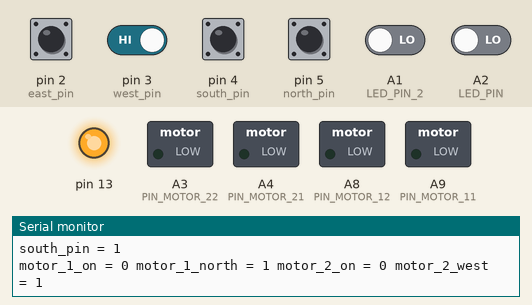
Recording of a program running on a simulated Teensy 3. Shown: switched loads named in the program (green lamp = pin HIGH), output pins drawn as LEDs (lit = HIGH), the last lines printed to the serial monitor. Inputs (shaded band) come from the test bench; at power-on: pin 2 (east_pin), pin 3 (west_pin), pin 4 (south_pin), pin 5 (north_pin) HIGH, A1 (LED_PIN_2), A2 (LED_PIN) LOW.

Above: at 1.2 s.
1.3 s: A1 (LED_PIN_2) driven HIGH
4.3 s: pin 2 (east_pin) pulled LOW for 1 s
At 5.15 s:
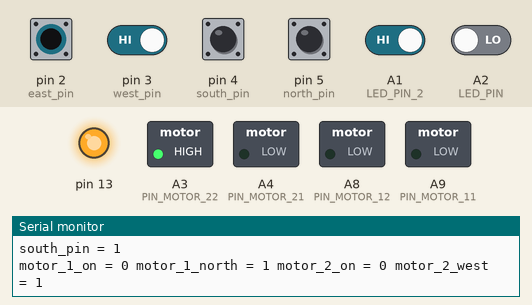
At 6.5 s:
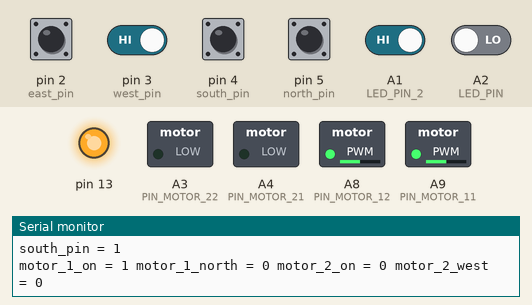
6.8 s: pin 4 (south_pin) pulled LOW for 0.15 s
At 7.3 s:
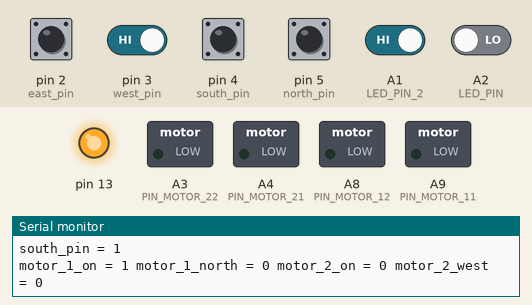
8.4 s: pin 2 (east_pin) driven LOW and pin 3 (west_pin) driven LOW
11.4 s: pin 2 (east_pin) driven HIGH
13.3 s: pin 5 (north_pin) pulled LOW for 0.15 s
At 14.3 s:
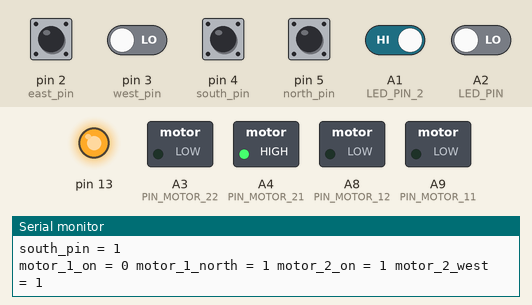
Timing chart, 0 to 15.9 s (numbered marks = the images above; inputs shaded):
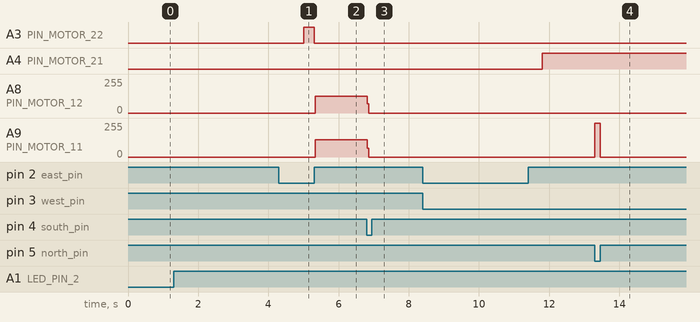

Measured:
- after the input at 4.3 s, A3 (PIN_MOTOR_22): LOW → HIGH after 0.70 s, → LOW 0.30 s later; A8 (PIN_MOTOR_12): 0/255 → 126/255 after 1.0 s instead of 0.74 s; A9 (PIN_MOTOR_11): 0/255 → 129/255 after 1.0 s instead of 0.74 s
- after the input at 6.8 s, A8 (PIN_MOTOR_12): 126/255 → 0/255 at once; A9 (PIN_MOTOR_11): 129/255 → 0/255 at once
- after the input at 13.3 s, A9 (PIN_MOTOR_11): 0/255 → 255/255 at once, → 0/255 0.15 s later

The program:

main.cpp
```cpp
#include <Arduino.h>
#include <Metro.h>
#include <IntervalTimer.h>


void checkGlobalEvents(void);
void handleMoveNorth(void);
void handleMoveSouth(void);
void handleMoveWest(void);
void handleMoveEast(void);
void hugNorthWall(void);
void hugSouthWall(void);
void hugEastWall(void);
void hugWestWall(void);
void handleIdle(void);
uint8_t check_reload_expired(void);
void resp_reload_Timer_expired(void);
uint8_t check_fire_expired(void);
void resp_fire_Timer_expired(void);

//void count_falling_edges_1(void);
//void determine_frequency_1(void);
//void count_falling_edges_2(void);
//void determine_frequency_2(void);

int east_pin = 2;
int west_pin = 3;
int south_pin = 4;
int north_pin = 5;

int PIN_MOTOR_11 = 23;
int PIN_MOTOR_12 = 22;

int PIN_MOTOR_21 = 18;
int PIN_MOTOR_22 = 17;

//int count_1 = 0;
//int count_2 = 0;

//bool freq_1_detected = false;
//bool freq_2_detected = false;

//IntervalTimer frequencyTimer_1;
//IntervalTimer frequencyTimer_2;

//int PIN_SIGNAL_IN = 21;
int LED_PIN = 16;
//int PIN_SIGNAL_IN_2 = 20;
int LED_PIN_2 = 15;

bool motor_1_on = 0;
bool motor_1_north = 1;

bool motor_2_on = 0;
bool motor_2_west = 1;

int RELOAD_TIME = 5E3;

static Metro reloadTimer = Metro(RELOAD_TIME);

int FIRE_TIME = 5E3;

static Metro fireTimer = Metro(FIRE_TIME);


typedef enum {
  INIT_WEST, INIT_NORTH, RELOAD, MOVE_EAST, SCAN_SOUTH, FIRE, SCAN_NORTH, RELOAD_NORTH, RELOAD_WEST
} States_t;

States_t state;

bool pin_1_in_LED;
bool pin_2_in_LED;
bool south;
bool north;
bool west;
bool east;

bool LED_on = true;

void setup() {
  Serial.begin(9600);

  pinMode(LED_PIN, INPUT);
  pinMode(LED_PIN_2, INPUT);

  pinMode(PIN_MOTOR_11, OUTPUT);
  pinMode(PIN_MOTOR_12, OUTPUT);
  digitalWrite(PIN_MOTOR_11, motor_1_north);
  digitalWrite(PIN_MOTOR_12, !motor_1_north);
  pinMode(13, OUTPUT);
  digitalWrite(13, LED_on);

  pinMode(PIN_MOTOR_21, OUTPUT);
  pinMode(PIN_MOTOR_22, OUTPUT);
  digitalWrite(PIN_MOTOR_21, motor_2_west);
  digitalWrite(PIN_MOTOR_22, !motor_2_west);

  pinMode(south_pin, INPUT_PULLUP);
  pinMode(north_pin, INPUT_PULLUP);
  pinMode(east_pin, INPUT_PULLUP);
  pinMode(west_pin, INPUT_PULLUP);

  state = INIT_WEST;

 }


void loop() {
  static int count_print = 1;
  pin_1_in_LED = digitalRead(LED_PIN);
  pin_2_in_LED = digitalRead(LED_PIN_2);
  south =  digitalRead(south_pin);
  north =  digitalRead(north_pin);
  west =  digitalRead(west_pin);
  east =  digitalRead(east_pin);
  if(count_print == 1000) {
    Serial.print("State = ");
    Serial.println(state);
    Serial.print("east_pin = ");
    Serial.println(east);
    Serial.print("west_pin = ");
    Serial.println(west);
    Serial.print("north_pin = ");
    Serial.println(north);
    Serial.print("south_pin = ");
    Serial.println(south);
    count_print = 1;
    Serial.print("motor_1_on = ");
    Serial.print(motor_1_on);
    Serial.print(" motor_1_north = ");
    Serial.print(motor_1_north);
    Serial.print(" motor_2_on = ");
    Serial.print(motor_2_on);
    Serial.print(" motor_2_west = ");
    Serial.println(motor_2_west);

  }
  count_print = count_print+1;


  switch (state) {
    case INIT_WEST:
      handleMoveWest();
      hugSouthWall();
      if((west && !north )|| (west && south) ) {
          state = INIT_NORTH;
      }
      break;
    case INIT_NORTH:
      handleMoveNorth();
      hugWestWall();
      if ((north && !east) || (north && west) ) {
        state = RELOAD;
        reloadTimer.reset();
      }
      break;
    case RELOAD:
      handleIdle();
      if(check_reload_expired()) {
        state = MOVE_EAST;
      }
      break;
    case MOVE_EAST:
      handleMoveEast();
      hugNorthWall();
      if ( (east && !south) || (north && east)) {
        state = SCAN_SOUTH;
      }
      break;
    case SCAN_SOUTH:
      handleMoveSouth();
      hugEastWall();
      if(pin_1_in_LED || pin_2_in_LED) {
        state = FIRE;
        fireTimer.reset();
      }
      if( (south && !west) || (south && east)  ) {
        state = SCAN_NORTH;
      }
      break;
    case FIRE:
      handleIdle();
      if(check_fire_expired()) {
        state = RELOAD_NORTH;
      }
      break;

    case SCAN_NORTH:
      handleMoveNorth();
      hugEastWall();
      if(pin_1_in_LED || pin_2_in_LED) {
        state = FIRE;
        fireTimer.reset();
      }
      if((north && !west) || (north && east)) {
        state = SCAN_SOUTH;
      }
      break;

    case RELOAD_NORTH:
      handleMoveNorth();
      hugEastWall();
      if(  (north && !west) || (north && east)  ) {
        state = RELOAD_WEST;
      }
      break;

    case RELOAD_WEST:
      handleMoveWest();
      hugNorthWall();
      if( (west && !south) || (west && north)) {
        state = RELOAD;
        reloadTimer.reset();
      }
      break;
    default:    // Should never get into an unhandled state
      Serial.println("What is this I do not even...");
  }


  if(motor_1_on) {
      digitalWrite(PIN_MOTOR_11, motor_1_north);
      digitalWrite(PIN_MOTOR_12, !motor_1_north);
  }
  else {
      digitalWrite(PIN_MOTOR_11, 0);
      digitalWrite(PIN_MOTOR_12, 0);
  }

  if(motor_2_on ) {
      digitalWrite(PIN_MOTOR_21, motor_2_west);
      digitalWrite(PIN_MOTOR_22, !motor_2_west);
  }
  else {
      digitalWrite(PIN_MOTOR_21, 0);
      digitalWrite(PIN_MOTOR_22, 0);
  }
}

 uint8_t check_reload_expired(void) {
  return (uint8_t) reloadTimer.check();
}

 uint8_t check_fire_expired(void) {
  return (uint8_t) fireTimer.check();
 }

 void handleMoveNorth(void){
    motor_1_on = 1;
    motor_1_north = 1;
 }

 void handleMoveSouth(void){
    motor_1_on = 1;
    motor_1_north = 0;
 }

 void handleMoveWest(void){
    motor_2_on = 1;
    motor_2_west = 1;
 }

 void handleMoveEast(void) {
      motor_2_on = 1;
      motor_2_west = 0;
 }

 void handleIdle(void) {
      motor_1_on = 0;
      motor_2_on = 0;
 }

 void hugNorthWall(void) {
    if(north == 0) {
      motor_1_on = 1;
      motor_1_north = 1;
    } else {
      motor_1_on = 0;
      motor_1_north = 1;
    }

 }
void hugSouthWall(void) {
  if(south == 0) {
    motor_1_on = 1;
    motor_1_north = 0;
  } else {
    motor_1_on = 0;
    motor_1_north = 0;
  }

}
void hugEastWall(void) {
  if(east == 0) {
    motor_2_on = 1;
    motor_2_west = 0;
  } else {
    motor_2_on = 0;
    motor_2_west = 0;
    }

}
void hugWestWall(void) {
  if(west == 0) {
    motor_2_on = 1;
    motor_2_west = 1;
  } else {
    motor_2_on = 0;
    motor_2_west = 1;
  }
}
```
